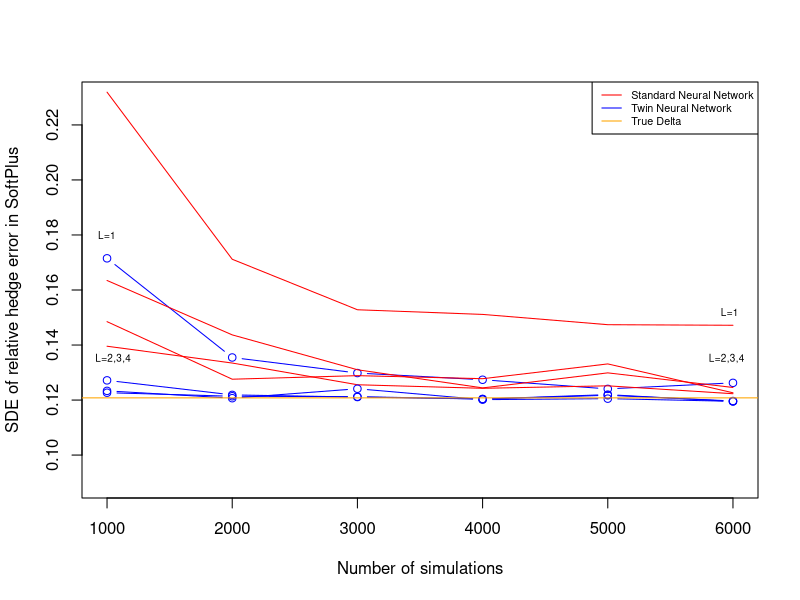

Generate this figure with R:
##Hedge ekspirement Machine learning, used the values produced in the actual expirement.
simula <- c(1000,2000,3000,4000,5000,6000)

ll1 = c(0.23191002,0.17117363,0.15281885,0.1511261,0.147391,0.14718048)
mm1 = c(0.17151353,0.13547317,0.12981786,0.12737579, 0.12405673,0.12624865)
ll2 = c(0.16345892,0.14368641,0.1310048,0.12441858,0.12988172,0.124568)
mm2 = c(0.12715786,0.12187419, 0.12109752,0.12036936,0.1217376,0.11964939)
ll3 = c(0.13956431,0.13345105,0.1255626,0.12427101,0.12517285,0.122297)
mm3 = c(0.12267188,0.12138273,0.12121968,0.12039326,0.12196928,0.11949841)
ll4 = c(0.14849349,0.12757571,0.12887116,0.12775931,0.13313605,0.12263616)
mm4 = c(0.12334028,0.12067686,0.12410815,0.12014395,0.12050922,0.11954408)


plot(simula,ll1,ylim=c(0.09,0.23),type = "l",col="red",xlab=c("Number of simulations"),ylab=c("SDE of relative hedge error in SoftPlus"))
lines(simula,mm1,col="blue",type = "b")
lines(simula,ll2,col="red",type = "l")
lines(simula,mm2,col="blue",type = "b")
lines(simula,ll3,col="red",type="l")
lines(simula,mm3,col="blue",type = "b")
lines(simula,ll4,col="red",type="l")
lines(simula,mm4,col="blue",type = "b")
abline(h=0.1208,col="orange")
legend("topright" , legend=c("Standard Neural Network", "Twin Neural Network","True Delta"),
       col=c("red", "blue","orange"),lty=1,  cex = 0.65)
text(5975,0.152,"L=1",cex=0.6)
text(5950,0.135,"L=2,3,4",cex=0.6)
text(1000,0.18,"L=1",cex=0.6)
text(1050,0.135,"L=2,3,4",cex=0.6)
